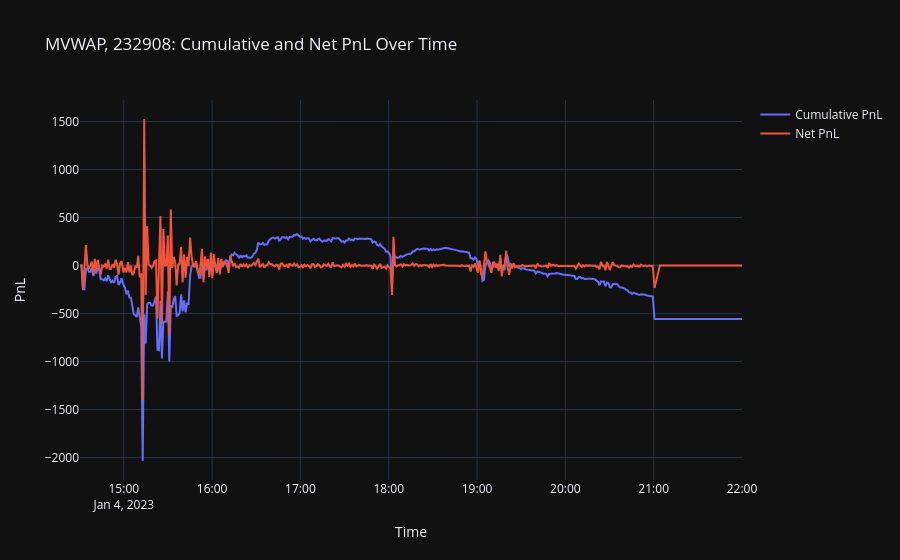
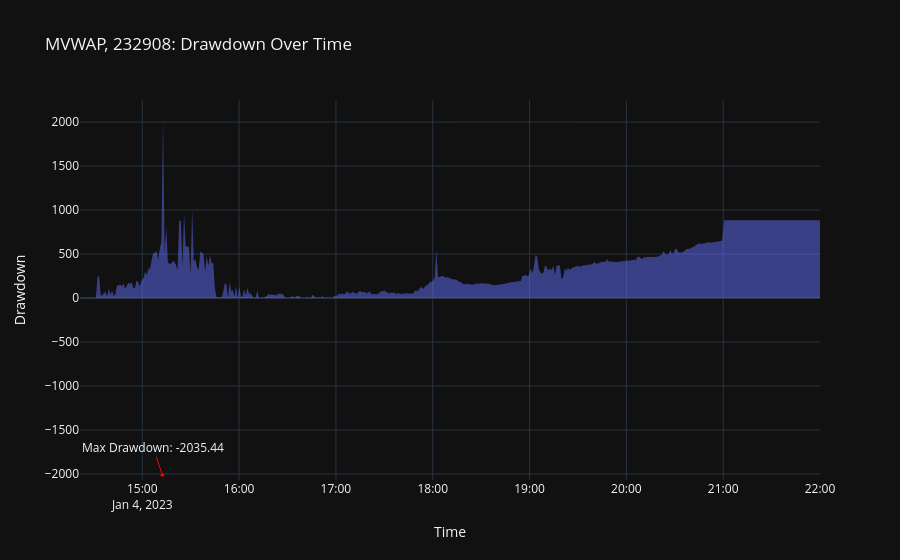

Notebook code cell kept with these figures, in order:
### Code cell
results_test.plot_pnl()

### Figure 1 — Plotly figure (JSON) as saved in the notebook; plotly's stock layout.template omitted (floating-point values rounded to 4 significant figures; data arrays with more than 128 entries replaced by an {"elided": "..."} marker saying what was removed)
{"data": [{"mode": "lines", "name": "Cumulative PnL", "type": "scatter", "x": {"elided": "419 str values"}, "y": {"elided": "419 float values"}}, {"mode": "lines", "name": "Net PnL", "type": "scatter", "x": {"elided": "419 str values"}, "y": {"elided": "419 float values"}}], "layout": {"title": {"text": "MVWAP, 232908: Cumulative and Net PnL Over Time"}, "xaxis": {"title": {"text": "Time"}}, "yaxis": {"title": {"text": "PnL"}}}}

### Figure 2 — Plotly figure (JSON) as saved in the notebook; plotly's stock layout.template omitted (floating-point values rounded to 4 significant figures; data arrays with more than 128 entries replaced by an {"elided": "..."} marker saying what was removed)
{"data": [{"fill": "tozeroy", "mode": "none", "name": "Drawdown", "type": "scatter", "x": {"elided": "419 str values"}, "y": {"elided": "419 float values"}}], "layout": {"annotations": [{"arrowcolor": "red", "arrowhead": 1, "showarrow": true, "text": "Max Drawdown: -2035.44", "x": "2023-01-04T15:12:50.682959", "y": -2035.0}], "title": {"text": "MVWAP, 232908: Drawdown Over Time"}, "xaxis": {"title": {"text": "Time"}}, "yaxis": {"title": {"text": "Drawdown"}}}}
